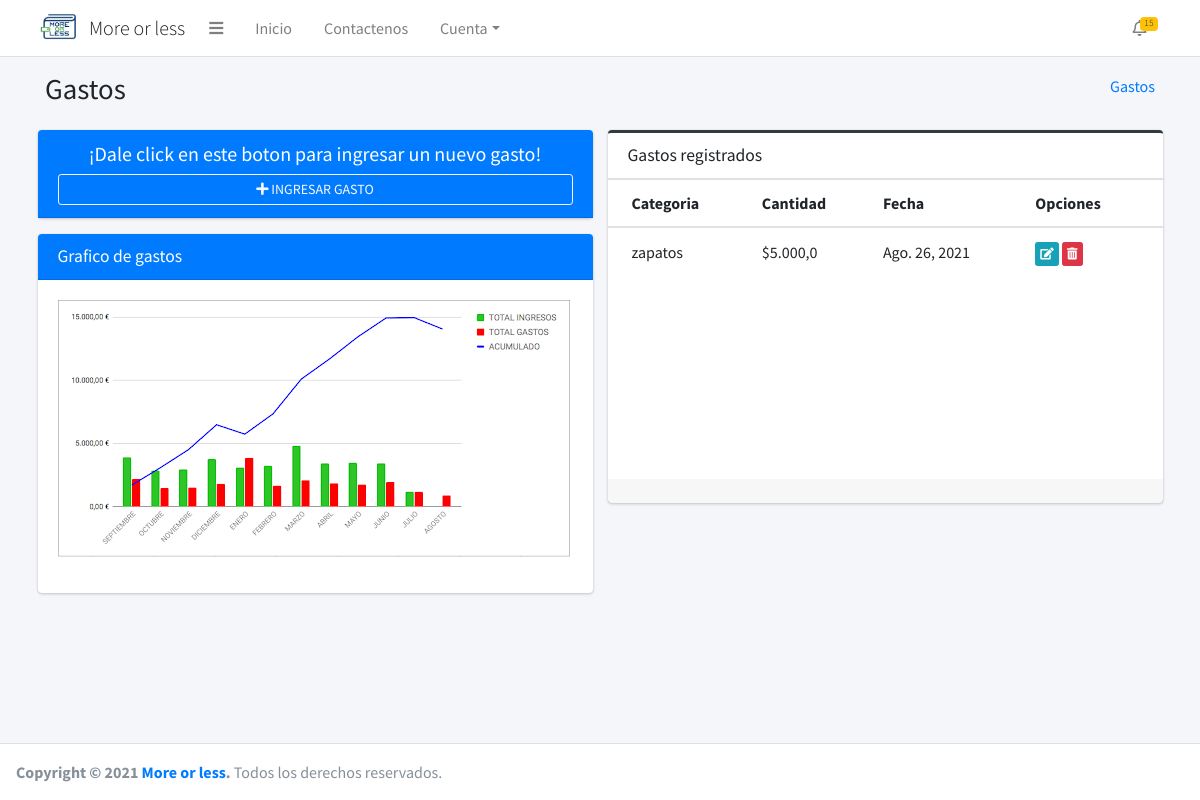
Page /gastos/ (signed in) on the committed database.
### core/gastos/models.py (models this page shows, shortened)
class Gastos(models.Model):
    date = models.DateField(auto_now=True, verbose_name='Fecha de registro')
    amount = models.FloatField('Monto', blank=True, default=None, null=True)
    category = models.ForeignKey(Categoria, blank=True, null=True, on_delete=models.CASCADE)
    class Meta:
        verbose_name = 'Gastos'
        verbose_name_plural = 'Gastos'
        db_table = 'gastos'
        ordering = ['id']

### core/categorias/models.py (models this page shows, shortened)
class Categoria(models.Model):
    category = models.CharField(max_length=50, verbose_name='Categoria')
    def __str__(self):
        return self.category
    class Meta:
        verbose_name = 'Categoria'
        verbose_name_plural = 'Categorias'
        db_table = 'categoria'
        ordering = ['id']

### core/gastos/views.py (the view)
# urls.py: path('gastos/', GastosListView.as_view(), name='gastos'),
class GastosListView(ListView):
    model = Gastos
    template_name = 'gastos.html'
    @method_decorator(csrf_exempt)
    @method_decorator(login_required)
    def dispatch(self, request, *args, **kwargs):
        self.object = None
        return super().dispatch(request, *args, **kwargs)
    def get_context_data(self, **kwargs):
        context = super().get_context_data(**kwargs)
        context['title'] = 'Gastos registrados'
        return context

### core/registro/models.py (called while the page is built)
    def get_image(self):
        if self.image:
            return "{}{}".format(MEDIA_URL, self.image)
        return "{}{}".format(STATIC_URL,'img/imagen-perfil-sin-foto.png')

### core/gastos/templates/gastos.html
{% extends 'body.html' %}
{% load static %}
{% block content %}
    <div class="content-wrapper">
        <div class="content-header">
            <div class="container">
                <div class="container-fluid">
                    <div class="row mb-2">
                        <div class="col-sm-6">
                            <h1 class="m-0">Gastos</h1>
                        </div>
                        <div class="col-sm-6">
                            <ol class="breadcrumb float-sm-right">
                                <li class="breadcrumb-item"><a href="{% url 'add' %}">Gastos</a></li>
                            </ol>
                        </div>
                    </div>
                </div>
            </div>
        </div>
        <section class="content">
            <div class="container">
                <div class="row">
                    <div class="col-12 col-sm-12 col-lg-6">
                        <div class="card card-primary">
                            <div class="card-header">
                                <h5 class="text-center">¡Dale click en este boton para ingresar un nuevo gasto!</h5>
                                <a href="{% url 'add' %}">
                                    <button type="button" class="btn btn-outline-light btn-block btn-sm"><i
                                            class="fa fa-plus"></i> INGRESAR GASTO
                                    </button>
                                </a>
                            </div>
                        </div>
                        <div class="card card-primary">
                            <div class="card-header">
                                <h3 class="card-title">Grafico de gastos</h3>
                            </div>
                            <div class="card-body">
                                <figure>
                                    <img src={% static 'img/graphic.png' %} alt="grafico" style="max-width: 100%;">
                                </figure>
                            </div>
                        </div>
                    </div>
                    <div class="col-md-6">
                        {% include 'list_gastos.html' %}
                    </div>
                </div>
            </div>
        </section>
    </div>
{% endblock %}

### core/gastos/templates/list_gastos.html
{% extends 'list.html' %}
{% load humanize %}
{% block columns %}
    <tr>
        <th>Categoria</th>
        <th>Cantidad</th>
        <th>Fecha</th>
        <th>Opciones</th>
    </tr>
{% endblock %}
{% block rows %}
    {% for c in object_list %}
        <tr>
            <td>{{ c.category }}</td>
            <td>${{ c.amount|intcomma }}</td>
            <td>{{ c.date }}</td>
            <td>
                <a href="{% url 'editGast' c.id %}" class="btn btn-info btn-xs"><i class="fas fa-edit"></i>
                </a>
                <a href="{% url 'deleteGast' c.id %}" class="btn btn-danger btn-xs"><i
                        class="fas fa-trash-alt"></i>
                </a>
            </td>
        </tr>
    {% endfor %}
{% endblock %}

### rows in the picture
Gastos: category "zapatos", amount "5.000,0", date "Ago. 26, 2021"

### other values in the picture
{{ title }} "Gastos registrados"
